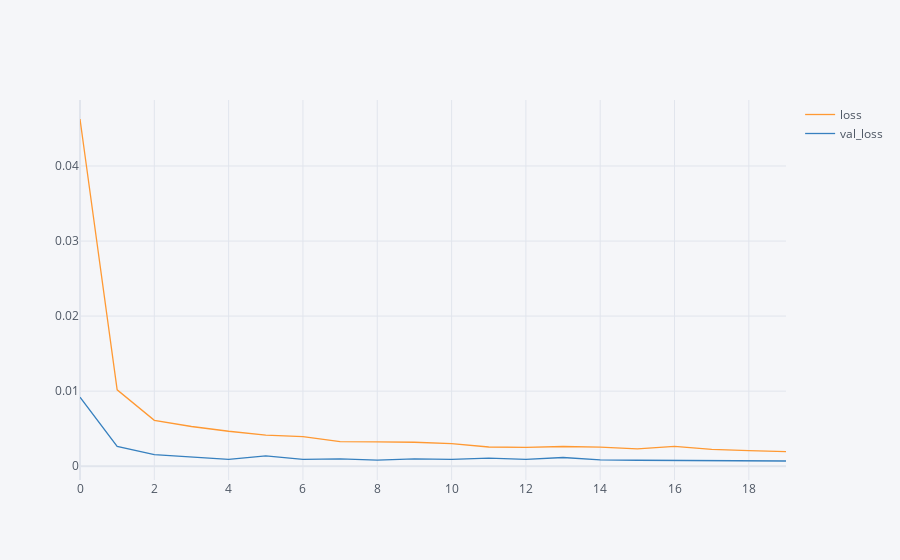

Notebook code for this chart:
### Code cell
loss_df = pd.DataFrame(model1.history.history)
loss_df.iplot()

### Figure 1 — Plotly figure (JSON) as saved in the notebook; plotly's stock layout.template omitted (floating-point values rounded to 4 significant figures)
{"data": [{"line": {"color": "rgba(255, 153, 51, 1.0)", "dash": "solid", "shape": "linear", "width": 1.3}, "mode": "lines", "name": "loss", "text": "", "type": "scatter", "x": [0, 1, 2, 3, 4, 5, 6, 7, 8, 9, 10, 11, 12, 13, 14, 15, 16, 17, 18, 19], "y": [0.04626, 0.01017, 0.006108, 0.005288, 0.004654, 0.004149, 0.00393, 0.003272, 0.003251, 0.003187, 0.003004, 0.002558, 0.002503, 0.002622, 0.002534, 0.0023, 0.002651, 0.002235, 0.002083, 0.001952]}, {"line": {"color": "rgba(55, 128, 191, 1.0)", "dash": "solid", "shape": "linear", "width": 1.3}, "mode": "lines", "name": "val_loss", "text": "", "type": "scatter", "x": [0, 1, 2, 3, 4, 5, 6, 7, 8, 9, 10, 11, 12, 13, 14, 15, 16, 17, 18, 19], "y": [0.009189, 0.002641, 0.00154, 0.001276, 0.0009173, 0.001383, 0.0009041, 0.0009617, 0.0008017, 0.0009739, 0.0009038, 0.001066, 0.0008995, 0.001158, 0.0008437, 0.0007878, 0.0007683, 0.0007796, 0.0007136, 0.000691]}], "layout": {"legend": {"bgcolor": "#F5F6F9", "font": {"color": "#4D5663"}}, "paper_bgcolor": "#F5F6F9", "plot_bgcolor": "#F5F6F9", "title": {"font": {"color": "#4D5663"}}, "xaxis": {"gridcolor": "#E1E5ED", "showgrid": true, "tickfont": {"color": "#4D5663"}, "title": {"font": {"color": "#4D5663"}, "text": ""}, "zerolinecolor": "#E1E5ED", "type": "linear", "range": [0, 19], "autorange": true}, "yaxis": {"gridcolor": "#E1E5ED", "showgrid": true, "tickfont": {"color": "#4D5663"}, "title": {"font": {"color": "#4D5663"}, "text": ""}, "zerolinecolor": "#E1E5ED", "type": "linear", "range": [-0.001841, 0.04879], "autorange": true}, "autosize": true}}
